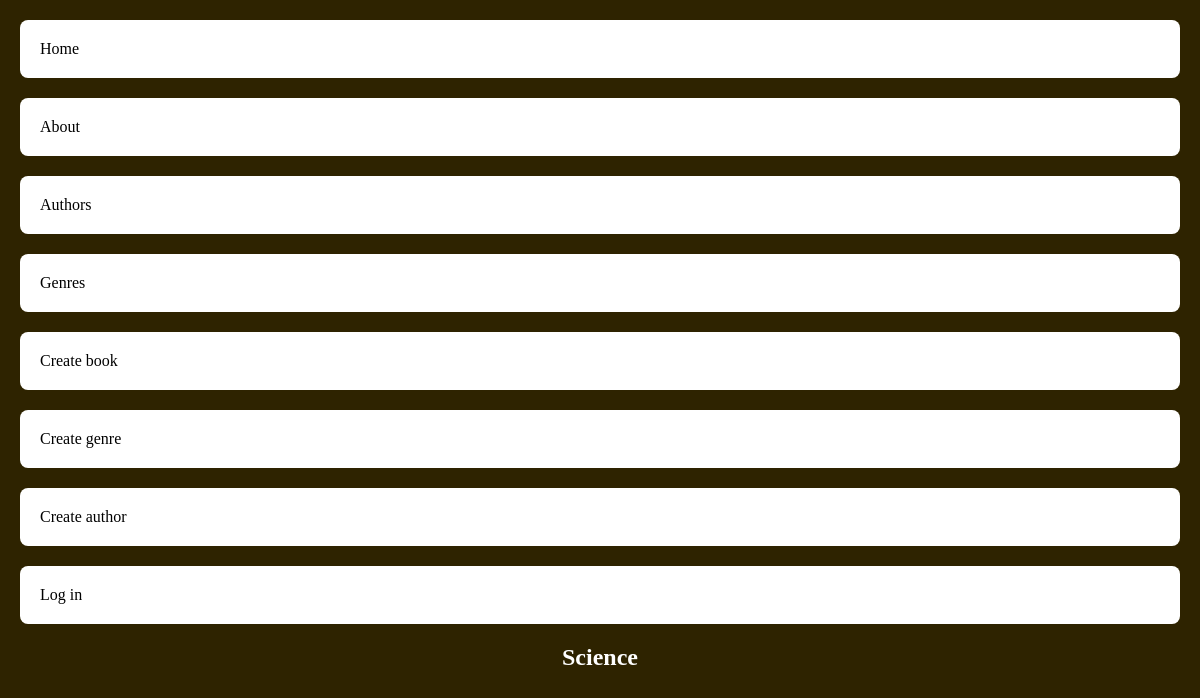
The page /library/genres/22 on the database as committed earlier.
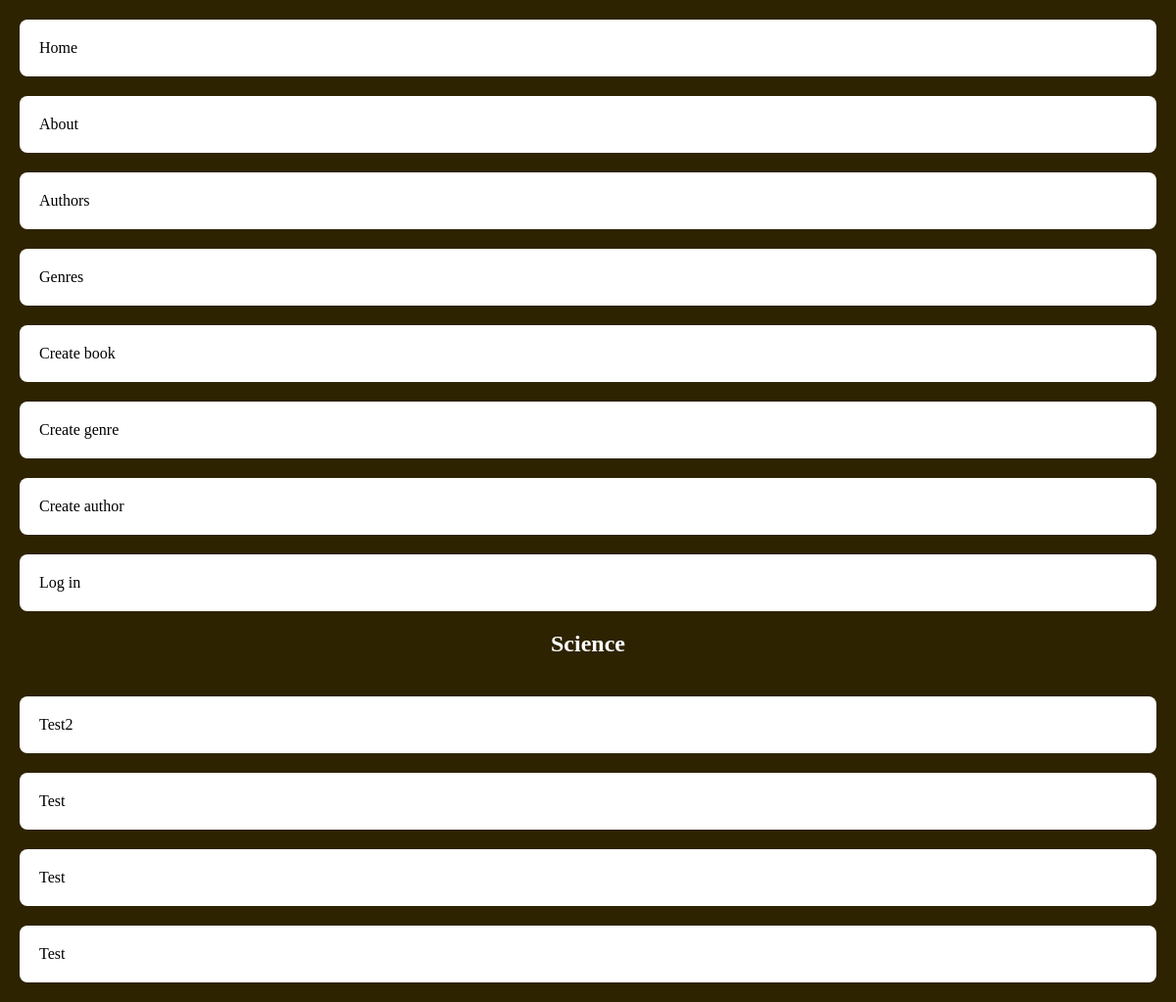
The same page on the database as committed later.
### library/models.py (models this page shows, shortened)
class Book(models.Model):
    title = models.CharField(max_length=100)
    authors = models.ManyToManyField('Author', through='BookAuthor')
    genre = models.ForeignKey('Genre', on_delete=models.CASCADE, null=True)
    published_year = models.IntegerField()
    ISBN = models.CharField(max_length=200)
    class Meta:
        ordering = ["published_year"]
        indexes = [models.Index(fields=["published_year"])]

### library/views.py (the view)
# urls.py: path('genres/<int:id>', views.genre_by_id, name='genre_by_id'),
def genre_by_id(request, id):
    books = Book.objects.filter(genre_id=id)
    title = Genre.objects.get(id=id)
    context = {"title": title, "books": books}
    return render(request, 'library/genre_by_id.html', context=context)

### library/models.py (called while the page is built)
    def __str__(self):
        return self.genre

### library/templatetags/tags.py (called while the page is built)
@register.simple_tag()
def get_menu():
    return views.menu

### library/templates/library/genre_by_id.html
{%extends 'base.html'%}
{%block content%}
    <h2> {{ title }} </h2>
    <ul>
    {% for book in books %}
       <li> <a href="{%url 'book_by_id' book.id %}"> {{ book.title }} </a> </li>
        {% endfor %}
    </ul>
{%endblock%}

Rows that differ between the two databases and show on the page:
added Book: title "Test2"
now on this page (row edited): Book: title "Test"
added Book: title "Test"
now on this page (row edited): Book: title "Test"
